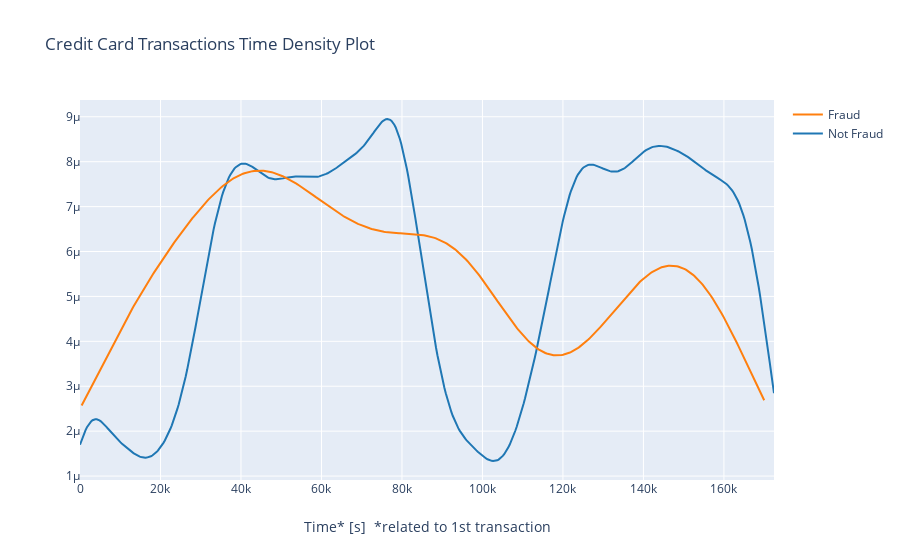

The notebook cell this image was saved under:
### Code cell
class_0 = data_df.loc[data_df['Class'] == 0]['Time']   # Type=series
class_1 = data_df.loc[data_df['Class'] == 1]['Time']

hist_data = [class_0, class_1]  #list
group_labels = ['Not Fraud', 'Fraud']

fig = ff.create_distplot(hist_data, 
                         group_labels, 
                         show_hist=False, 
                         show_rug=False)

fig['layout'].update(title='Credit Card Transactions Time Density Plot', 
                     xaxis=dict(title='Time* [s]  *related to 1st transaction'))

iplot(fig, filename='dist_only')

### Figure 1 — Plotly figure (JSON) as saved in the notebook; plotly's stock layout.template omitted (floating-point values rounded to 4 significant figures; data arrays with more than 128 entries replaced by an {"elided": "..."} marker saying what was removed)
{"data": [{"legendgroup": "Not Fraud", "marker": {"color": "rgb(31, 119, 180)"}, "mode": "lines", "name": "Not Fraud", "showlegend": true, "type": "scatter", "x": {"elided": "500 float values"}, "xaxis": "x", "y": {"elided": "500 float values"}, "yaxis": "y"}, {"legendgroup": "Fraud", "marker": {"color": "rgb(255, 127, 14)"}, "mode": "lines", "name": "Fraud", "showlegend": true, "type": "scatter", "x": {"elided": "500 float values"}, "xaxis": "x", "y": {"elided": "500 float values"}, "yaxis": "y"}], "layout": {"barmode": "overlay", "hovermode": "closest", "legend": {"traceorder": "reversed"}, "title": {"text": "Credit Card Transactions Time Density Plot"}, "xaxis": {"anchor": "y2", "domain": [0, 1], "title": {"text": "Time* [s]  *related to 1st transaction"}, "zeroline": false}, "yaxis": {"anchor": "free", "domain": [0, 1], "position": 0}}}
